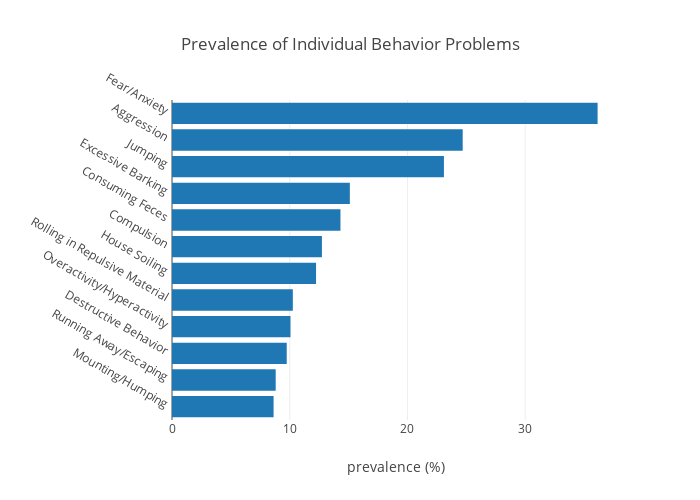

Write notebook code for a chart like this one.
### Code cell
prevalences = prevalences.sort_values(ascending=True)
data = [go.Bar(x=prevalences.values,
               y=prevalences.index.values,
               orientation='h')]
layout = go.Layout(title='Prevalence of Individual Behavior Problems',
                   xaxis=dict(title='prevalence (%)'),
                   yaxis=dict(title='', automargin=True, tickangle=30, tickprefix=' ',
                              ticksuffix=' '),
                   width=700,
                   height=500)
fig = dict(data=data, layout=layout)
py.iplot(fig)

### Figure 1 — Plotly figure (JSON) as saved in the notebook; plotly's stock layout.template omitted (floating-point values rounded to 4 significant figures)
{"data": [{"orientation": "h", "type": "bar", "x": [8.629, 8.808, 9.745, 10.06, 10.26, 12.24, 12.73, 14.31, 15.11, 23.1, 24.69, 36.15], "y": ["Mounting/Humping", "Running Away/Escaping", "Destructive Behavior", "Overactivity/Hyperactivity", "Rolling in Repulsive Material", "House Soiling", "Compulsion", "Consuming Feces", "Excessive Barking", "Jumping", "Aggression", "Fear/Anxiety"]}], "layout": {"height": 500, "title": "Prevalence of Individual Behavior Problems", "width": 700, "xaxis": {"title": "prevalence (%)"}, "yaxis": {"automargin": true, "tickangle": 30, "tickprefix": " ", "ticksuffix": " ", "title": ""}}}
